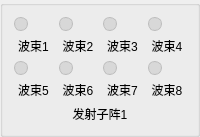
           <widget class="QGroupBox" name="grpArrayTx1">
            <property name="title">
             <string/>
            </property>
            <layout class="QVBoxLayout" name="layoutArrayTx1">
             <item>
              <layout class="QGridLayout" name="layoutArrayBeamsTx1">
               <item row="0" column="0">
                <layout class="QVBoxLayout" name="layoutTx1Beam1">
                 <item>
                  <widget class="QLabel" name="indicatorTx1Beam1">
                   <property name="minimumSize">
                    <size>
                     <width>14</width>
                     <height>14</height>
                    </size>
                   </property>
                   <property name="maximumSize">
                    <size>
                     <width>14</width>
                     <height>14</height>
                    </size>
                   </property>
                   <property name="styleSheet">
                    <string notr="true">background:#d8d8d8;border:1px solid #bdbdbd;border-radius:7px;</string>
                   </property>
                   <property name="text">
                    <string/>
                   </property>
                   <property name="alignment">
                    <set>Qt::AlignCenter</set>
                   </property>
                  </widget>
                 </item>
                 <item>
                  <widget class="QLabel" name="lblTx1Beam1">
                   <property name="text">
                    <string>波束1</string>
                   </property>
                   <property name="alignment">
                    <set>Qt::AlignCenter</set>
                   </property>
                  </widget>
                 </item>
                </layout>
               </item>
               <item row="0" column="1">
                <layout class="QVBoxLayout" name="layoutTx1Beam2">
                 <item>
                  <widget class="QLabel" name="indicatorTx1Beam2">
                   <property name="minimumSize">
                    <size>
                     <width>14</width>
                     <height>14</height>
                    </size>
                   </property>
                   <property name="maximumSize">
                    <size>
                     <width>14</width>
                     <height>14</height>
                    </size>
                   </property>
                   <property name="styleSheet">
                    <string notr="true">background:#d8d8d8;border:1px solid #bdbdbd;border-radius:7px;</string>
                   </property>
                   <property name="text">
                    <string/>
                   </property>
                   <property name="alignment">
                    <set>Qt::AlignCenter</set>
                   </property>
                  </widget>
                 </item>
                 <item>
                  <widget class="QLabel" name="lblTx1Beam2">
                   <property name="text">
                    <string>波束2</string>
                   </property>
                   <property name="alignment">
                    <set>Qt::AlignCenter</set>
                   </property>
                  </widget>
                 </item>
                </layout>
               </item>
               <item row="0" column="2">
                <layout class="QVBoxLayout" name="layoutTx1Beam3">
                 <item>
                  <widget class="QLabel" name="indicatorTx1Beam3">
                   <property name="minimumSize">
                    <size>
                     <width>14</width>
                     <height>14</height>
                    </size>
                   </property>
                   <property name="maximumSize">
                    <size>
                     <width>14</width>
                     <height>14</height>
                    </size>
                   </property>
                   <property name="styleSheet">
                    <string notr="true">background:#d8d8d8;border:1px solid #bdbdbd;border-radius:7px;</string>
                   </property>
                   <property name="text">
                    <string/>
                   </property>
                   <property name="alignment">
                    <set>Qt::AlignCenter</set>
                   </property>
                  </widget>
                 </item>
                 <item>
                  <widget class="QLabel" name="lblTx1Beam3">
                   <property name="text">
                    <string>波束3</string>
                   </property>
                   <property name="alignment">
                    <set>Qt::AlignCenter</set>
                   </property>
                  </widget>
                 </item>
                </layout>
               </item>
               <item row="0" column="3">
                <layout class="QVBoxLayout" name="layoutTx1Beam4">
                 <item>
                  <widget class="QLabel" name="indicatorTx1Beam4">
                   <property name="minimumSize">
                    <size>
                     <width>14</width>
                     <height>14</height>
                    </size>
                   </property>
                   <property name="maximumSize">
                    <size>
                     <width>14</width>
                     <height>14</height>
                    </size>
                   </property>
                   <property name="styleSheet">
                    <string notr="true">background:#d8d8d8;border:1px solid #bdbdbd;border-radius:7px;</string>
                   </property>
                   <property name="text">
                    <string/>
                   </property>
                   <property name="alignment">
                    <set>Qt::AlignCenter</set>
                   </property>
                  </widget>
                 </item>
                 <item>
                  <widget class="QLabel" name="lblTx1Beam4">
                   <property name="text">
                    <string>波束4</string>
                   </property>
                   <property name="alignment">
                    <set>Qt::AlignCenter</set>
                   </property>
                  </widget>
                 </item>
                </layout>
               </item>
               <item row="1" column="0">
                <layout class="QVBoxLayout" name="layoutTx1Beam5">
                 <item>
                  <widget class="QLabel" name="indicatorTx1Beam5">
                   <property name="minimumSize">
                    <size>
                     <width>14</width>
                     <height>14</height>
                    </size>
                   </property>
                   <property name="maximumSize">
                    <size>
                     <width>14</width>
                     <height>14</height>
                    </size>
                   </property>
                   <property name="styleSheet">
                    <string notr="true">background:#d8d8d8;border:1px solid #bdbdbd;border-radius:7px;</string>
                   </property>
                   <property name="text">
                    <string/>
                   </property>
                   <property name="alignment">
                    <set>Qt::AlignCenter</set>
                   </property>
                  </widget>
                 </item>
                 <item>
                  <widget class="QLabel" name="lblTx1Beam5">
                   <property name="text">
                    <string>波束5</string>
                   </property>
                   <property name="alignment">
                    <set>Qt::AlignCenter</set>
                   </property>
                  </widget>
                 </item>
                </layout>
               </item>
               <item row="1" column="1">
                <layout class="QVBoxLayout" name="layoutTx1Beam6">
                 <item>
                  <widget class="QLabel" name="indicatorTx1Beam6">
                   <property name="minimumSize">
                    <size>
                     <width>14</width>
                     <height>14</height>
                    </size>
                   </property>
                   <property name="maximumSize">
                    <size>
                     <width>14</width>
                     <height>14</height>
                    </size>
                   </property>
                   <property name="styleSheet">
                    <string notr="true">background:#d8d8d8;border:1px solid #bdbdbd;border-radius:7px;</string>
                   </property>
                   <property name="text">
                    <string/>
                   </property>
                   <property name="alignment">
                    <set>Qt::AlignCenter</set>
                   </property>
                  </widget>
                 </item>
                 <item>
                  <widget class="QLabel" name="lblTx1Beam6">
                   <property name="text">
                    <string>波束6</string>
                   </property>
                   <property name="alignment">
                    <set>Qt::AlignCenter</set>
                   </property>
                  </widget>
                 </item>
                </layout>
               </item>
               <item row="1" column="2">
                <layout class="QVBoxLayout" name="layoutTx1Beam7">
                 <item>
                  <widget class="QLabel" name="indicatorTx1Beam7">
                   <property name="minimumSize">
                    <size>
                     <width>14</width>
                     <height>14</height>
                    </size>
                   </property>
                   <property name="maximumSize">
                    <size>
                     <width>14</width>
                     <height>14</height>
                    </size>
                   </property>
                   <property name="styleSheet">
                    <string notr="true">background:#d8d8d8;border:1px solid #bdbdbd;border-radius:7px;</string>
                   </property>
                   <property name="text">
                    <string/>
                   </property>
                   <property name="alignment">
                    <set>Qt::AlignCenter</set>
                   </property>
                  </widget>
                 </item>
                 <item>
                  <widget class="QLabel" name="lblTx1Beam7">
                   <property name="text">
                    <string>波束7</string>
                   </property>
                   <property name="alignment">
                    <set>Qt::AlignCenter</set>
                   </property>
                  </widget>
                 </item>
                </layout>
               </item>
               <item row="1" column="3">
                <layout class="QVBoxLayout" name="layoutTx1Beam8">
                 <item>
                  <widget class="QLabel" name="indicatorTx1Beam8">
                   <property name="minimumSize">
                    <size>
                     <width>14</width>
                     <height>14</height>
                    </size>
                   </property>
                   <property name="maximumSize">
                    <size>
                     <width>14</width>
                     <height>14</height>
                    </size>
                   </property>
                   <property name="styleSheet">
                    <string notr="true">background:#d8d8d8;border:1px solid #bdbdbd;border-radius:7px;</string>
                   </property>
                   <property name="text">
                    <string/>
                   </property>
                   <property name="alignment">
                    <set>Qt::AlignCenter</set>
                   </property>
                  </widget>
                 </item>
                 <item>
                  <widget class="QLabel" name="lblTx1Beam8">
                   <property name="text">
                    <string>波束8</string>
                   </property>
                   <property name="alignment">
                    <set>Qt::AlignCenter</set>
                   </property>
                  </widget>
                 </item>
                </layout>
               </item>
              </layout>
             </item>
             <item>
              <widget class="QLabel" name="lblArrayNameTx1">
               <property name="text">
                <string>发射子阵1</string>
               </property>
               <property name="alignment">
                <set>Qt::AlignCenter</set>
               </property>
              </widget>
             </item>
            </layout>
           </widget>
